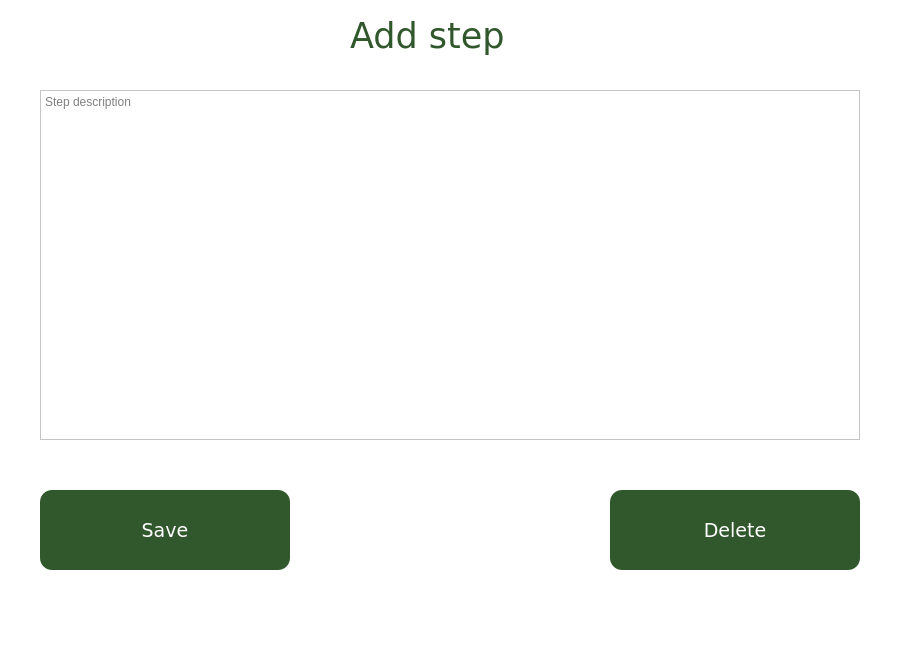
<?xml version="1.0" encoding="UTF-8"?>
<ui version="4.0">
 <class>add_step_window</class>
 <widget class="QMainWindow" name="add_step_window">
  <property name="geometry">
   <rect>
    <x>0</x>
    <y>0</y>
    <width>900</width>
    <height>650</height>
   </rect>
  </property>
  <property name="minimumSize">
   <size>
    <width>900</width>
    <height>650</height>
   </size>
  </property>
  <property name="maximumSize">
   <size>
    <width>900</width>
    <height>650</height>
   </size>
  </property>
  <property name="windowTitle">
   <string>PoLIZANE</string>
  </property>
  <property name="windowIcon">
   <iconset>
    <normaloff>PoLIZANE.png</normaloff>PoLIZANE.png</iconset>
  </property>
  <property name="styleSheet">
   <string notr="true">background-color: white;</string>
  </property>
  <widget class="QWidget" name="add_step_screen">
   <widget class="QPushButton" name="save_button">
    <property name="geometry">
     <rect>
      <x>40</x>
      <y>490</y>
      <width>250</width>
      <height>80</height>
     </rect>
    </property>
    <property name="font">
     <font>
      <family>Verdana</family>
      <pointsize>14</pointsize>
     </font>
    </property>
    <property name="statusTip">
     <string>Click save to add step to the Recipe</string>
    </property>
    <property name="styleSheet">
     <string notr="true">background-color: rgb(49, 87, 44);
color: white;
border-radius: 12px;</string>
    </property>
    <property name="text">
     <string>Save</string>
    </property>
   </widget>
   <widget class="QPushButton" name="delete_button">
    <property name="geometry">
     <rect>
      <x>610</x>
      <y>490</y>
      <width>250</width>
      <height>80</height>
     </rect>
    </property>
    <property name="font">
     <font>
      <family>Verdana</family>
      <pointsize>14</pointsize>
     </font>
    </property>
    <property name="statusTip">
     <string>Click delete if you don't want to add this step to the recipe</string>
    </property>
    <property name="styleSheet">
     <string notr="true">background-color: rgb(49, 87, 44);
color: white;
border-radius: 12px;</string>
    </property>
    <property name="text">
     <string>Delete</string>
    </property>
   </widget>
   <widget class="QLabel" name="add_step_label">
    <property name="geometry">
     <rect>
      <x>350</x>
      <y>10</y>
      <width>191</width>
      <height>51</height>
     </rect>
    </property>
    <property name="font">
     <font>
      <family>Verdana</family>
      <pointsize>26</pointsize>
     </font>
    </property>
    <property name="statusTip">
     <string>Add step</string>
    </property>
    <property name="styleSheet">
     <string notr="true">color: rgb(49, 87, 44);</string>
    </property>
    <property name="text">
     <string>Add step</string>
    </property>
   </widget>
   <widget class="QPlainTextEdit" name="step_description_areatext">
    <property name="geometry">
     <rect>
      <x>40</x>
      <y>90</y>
      <width>820</width>
      <height>350</height>
     </rect>
    </property>
    <property name="statusTip">
     <string>Type description of the step here</string>
    </property>
    <property name="layoutDirection">
     <enum>Qt::LeftToRight</enum>
    </property>
    <property name="styleSheet">
     <string notr="true">border-style: solid;
border-width: 2px;
border-radius: 12px;
border-color: rgb(49, 87, 44);
placeholder {
  color: rgb(49, 87, 44, 75);
};
 font-size: 24px;</string>
    </property>
    <property name="placeholderText">
     <string>Step description</string>
    </property>
   </widget>
  </widget>
  <widget class="QStatusBar" name="statusbar"/>
 </widget>
 <resources/>
 <connections/>
</ui>
